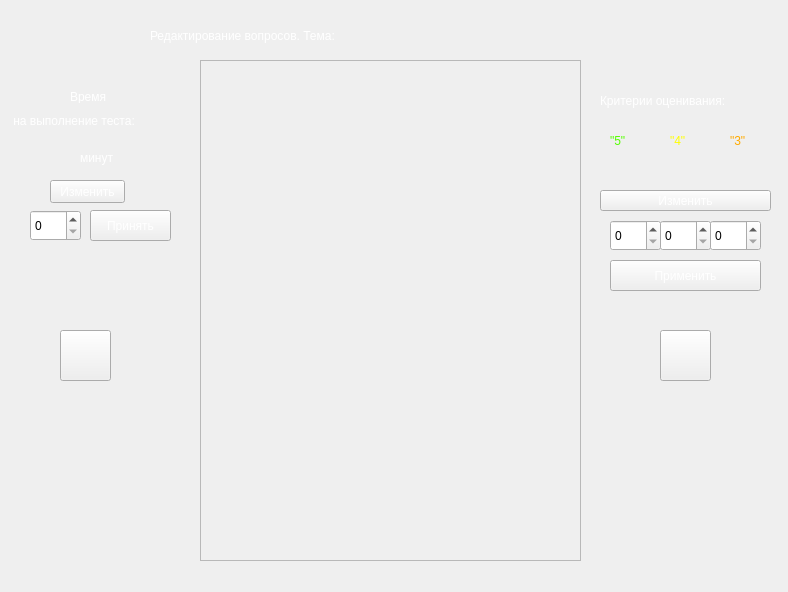
<?xml version="1.0" encoding="UTF-8"?>
<ui version="4.0">
 <class>quest_2</class>
 <widget class="QMainWindow" name="quest_2">
  <property name="geometry">
   <rect>
    <x>0</x>
    <y>0</y>
    <width>788</width>
    <height>592</height>
   </rect>
  </property>
  <property name="windowTitle">
   <string>Редактор вопросов</string>
  </property>
  <property name="styleSheet">
   <string notr="true">background-image: url(:/bg_image/images/Фон_1.PNG);</string>
  </property>
  <widget class="QWidget" name="centralwidget">
   <widget class="QLabel" name="label_3">
    <property name="geometry">
     <rect>
      <x>150</x>
      <y>20</y>
      <width>341</width>
      <height>31</height>
     </rect>
    </property>
    <property name="styleSheet">
     <string notr="true">font: 18pt &quot;Times New Roman&quot;;
color: rgb(255, 255, 255);
</string>
    </property>
    <property name="text">
     <string>Редактирование вопросов. Тема: </string>
    </property>
   </widget>
   <widget class="QPushButton" name="del">
    <property name="geometry">
     <rect>
      <x>60</x>
      <y>330</y>
      <width>51</width>
      <height>51</height>
     </rect>
    </property>
    <property name="styleSheet">
     <string notr="true">image: url(:/bg_image/Downloads/Remove-349235435.png);
image: url(:/bg_image/images/Remove-349235435.png);</string>
    </property>
    <property name="text">
     <string/>
    </property>
   </widget>
   <widget class="QScrollArea" name="scrollArea">
    <property name="geometry">
     <rect>
      <x>200</x>
      <y>60</y>
      <width>381</width>
      <height>501</height>
     </rect>
    </property>
    <property name="styleSheet">
     <string notr="true">background-image: url(:/bg_image/images/Фон_1.PNG);</string>
    </property>
    <property name="widgetResizable">
     <bool>true</bool>
    </property>
    <widget class="QWidget" name="scrollAreaWidgetContents">
     <property name="geometry">
      <rect>
       <x>0</x>
       <y>0</y>
       <width>379</width>
       <height>499</height>
      </rect>
     </property>
     <layout class="QGridLayout" name="gridLayout">
      <item row="0" column="0">
       <layout class="QVBoxLayout" name="verticalLayout"/>
      </item>
     </layout>
    </widget>
   </widget>
   <widget class="QPushButton" name="add">
    <property name="geometry">
     <rect>
      <x>660</x>
      <y>330</y>
      <width>51</width>
      <height>51</height>
     </rect>
    </property>
    <property name="styleSheet">
     <string notr="true">image: url(:/bg_image/images/plus_PNG84.png);</string>
    </property>
    <property name="text">
     <string/>
    </property>
   </widget>
   <widget class="QLabel" name="label">
    <property name="geometry">
     <rect>
      <x>490</x>
      <y>20</y>
      <width>281</width>
      <height>31</height>
     </rect>
    </property>
    <property name="styleSheet">
     <string notr="true">font: 18pt &quot;Times New Roman&quot;;
color: rgb(255, 255, 255);
</string>
    </property>
    <property name="text">
     <string/>
    </property>
   </widget>
   <widget class="QLabel" name="label_2">
    <property name="geometry">
     <rect>
      <x>10</x>
      <y>110</y>
      <width>181</width>
      <height>21</height>
     </rect>
    </property>
    <property name="styleSheet">
     <string notr="true">color: rgb(255, 255, 255);
font: 12pt &quot;Times New Roman&quot;;</string>
    </property>
    <property name="text">
     <string> на выполнение теста:</string>
    </property>
   </widget>
   <widget class="QLabel" name="time">
    <property name="geometry">
     <rect>
      <x>30</x>
      <y>140</y>
      <width>41</width>
      <height>31</height>
     </rect>
    </property>
    <property name="styleSheet">
     <string notr="true">color: rgb(255, 255, 255);
font: 18pt &quot;Times New Roman&quot;;</string>
    </property>
    <property name="text">
     <string/>
    </property>
   </widget>
   <widget class="QLabel" name="label_5">
    <property name="geometry">
     <rect>
      <x>80</x>
      <y>150</y>
      <width>91</width>
      <height>16</height>
     </rect>
    </property>
    <property name="styleSheet">
     <string notr="true">color: rgb(255, 255, 255);
font: 12pt &quot;Times New Roman&quot;;</string>
    </property>
    <property name="text">
     <string>минут</string>
    </property>
   </widget>
   <widget class="QPushButton" name="change">
    <property name="geometry">
     <rect>
      <x>50</x>
      <y>180</y>
      <width>75</width>
      <height>23</height>
     </rect>
    </property>
    <property name="styleSheet">
     <string notr="true">color: rgb(255, 255, 255);
font: 10pt &quot;Times New Roman&quot;;</string>
    </property>
    <property name="text">
     <string>Изменить</string>
    </property>
   </widget>
   <widget class="QSpinBox" name="spinBox">
    <property name="geometry">
     <rect>
      <x>30</x>
      <y>210</y>
      <width>51</width>
      <height>31</height>
     </rect>
    </property>
    <property name="styleSheet">
     <string notr="true">font: 16pt &quot;Times New Roman&quot;;</string>
    </property>
   </widget>
   <widget class="QPushButton" name="pushButton">
    <property name="geometry">
     <rect>
      <x>90</x>
      <y>210</y>
      <width>81</width>
      <height>31</height>
     </rect>
    </property>
    <property name="styleSheet">
     <string notr="true">font: 12pt &quot;Times New Roman&quot;;
color: rgb(255, 255, 255);</string>
    </property>
    <property name="text">
     <string>Принять</string>
    </property>
   </widget>
   <widget class="QLabel" name="label_4">
    <property name="geometry">
     <rect>
      <x>600</x>
      <y>90</y>
      <width>161</width>
      <height>21</height>
     </rect>
    </property>
    <property name="styleSheet">
     <string notr="true">color: rgb(255, 255, 255);
font: 12pt &quot;Times New Roman&quot;;</string>
    </property>
    <property name="text">
     <string>Критерии оценивания:</string>
    </property>
   </widget>
   <widget class="QLabel" name="label_6">
    <property name="geometry">
     <rect>
      <x>610</x>
      <y>130</y>
      <width>31</width>
      <height>21</height>
     </rect>
    </property>
    <property name="styleSheet">
     <string notr="true">font: 16pt &quot;Times New Roman&quot;;
color: rgb(85, 255, 0);</string>
    </property>
    <property name="text">
     <string>&quot;5&quot;</string>
    </property>
   </widget>
   <widget class="QLabel" name="label_7">
    <property name="geometry">
     <rect>
      <x>610</x>
      <y>160</y>
      <width>31</width>
      <height>21</height>
     </rect>
    </property>
    <property name="styleSheet">
     <string notr="true">font: 16pt &quot;Times New Roman&quot;;
color: rgb(255, 255, 255);</string>
    </property>
    <property name="text">
     <string/>
    </property>
   </widget>
   <widget class="QLabel" name="label_8">
    <property name="geometry">
     <rect>
      <x>670</x>
      <y>160</y>
      <width>31</width>
      <height>21</height>
     </rect>
    </property>
    <property name="styleSheet">
     <string notr="true">font: 16pt &quot;Times New Roman&quot;;
color: rgb(255, 255, 255);</string>
    </property>
    <property name="text">
     <string/>
    </property>
   </widget>
   <widget class="QLabel" name="label_9">
    <property name="geometry">
     <rect>
      <x>670</x>
      <y>130</y>
      <width>31</width>
      <height>21</height>
     </rect>
    </property>
    <property name="styleSheet">
     <string notr="true">font: 16pt &quot;Times New Roman&quot;;
color: rgb(255, 255, 0);</string>
    </property>
    <property name="text">
     <string>&quot;4&quot;</string>
    </property>
   </widget>
   <widget class="QPushButton" name="pushButton_4">
    <property name="geometry">
     <rect>
      <x>600</x>
      <y>190</y>
      <width>171</width>
      <height>21</height>
     </rect>
    </property>
    <property name="styleSheet">
     <string notr="true">color: rgb(255, 255, 255);</string>
    </property>
    <property name="text">
     <string>Изменить</string>
    </property>
   </widget>
   <widget class="QLabel" name="label_10">
    <property name="geometry">
     <rect>
      <x>730</x>
      <y>160</y>
      <width>31</width>
      <height>21</height>
     </rect>
    </property>
    <property name="styleSheet">
     <string notr="true">font: 16pt &quot;Times New Roman&quot;;
color: rgb(255, 255, 255);</string>
    </property>
    <property name="text">
     <string/>
    </property>
   </widget>
   <widget class="QLabel" name="label_11">
    <property name="geometry">
     <rect>
      <x>730</x>
      <y>130</y>
      <width>31</width>
      <height>21</height>
     </rect>
    </property>
    <property name="styleSheet">
     <string notr="true">font: 16pt &quot;Times New Roman&quot;;
color: rgb(255, 170, 0);</string>
    </property>
    <property name="text">
     <string>&quot;3&quot;</string>
    </property>
   </widget>
   <widget class="QLabel" name="label_12">
    <property name="geometry">
     <rect>
      <x>70</x>
      <y>90</y>
      <width>47</width>
      <height>13</height>
     </rect>
    </property>
    <property name="styleSheet">
     <string notr="true">color: rgb(255, 255, 255);
font: 12pt &quot;Times New Roman&quot;;</string>
    </property>
    <property name="text">
     <string>Время</string>
    </property>
   </widget>
   <widget class="QPushButton" name="pushButton_5">
    <property name="geometry">
     <rect>
      <x>610</x>
      <y>260</y>
      <width>151</width>
      <height>31</height>
     </rect>
    </property>
    <property name="styleSheet">
     <string notr="true">font: 12pt &quot;Times New Roman&quot;;
color: rgb(255, 255, 255);</string>
    </property>
    <property name="text">
     <string>Применить</string>
    </property>
   </widget>
   <widget class="QSpinBox" name="spinBox_2">
    <property name="geometry">
     <rect>
      <x>610</x>
      <y>220</y>
      <width>51</width>
      <height>31</height>
     </rect>
    </property>
    <property name="styleSheet">
     <string notr="true">font: 16pt &quot;Times New Roman&quot;;</string>
    </property>
   </widget>
   <widget class="QSpinBox" name="spinBox_3">
    <property name="geometry">
     <rect>
      <x>660</x>
      <y>220</y>
      <width>51</width>
      <height>31</height>
     </rect>
    </property>
    <property name="styleSheet">
     <string notr="true">font: 16pt &quot;Times New Roman&quot;;</string>
    </property>
   </widget>
   <widget class="QSpinBox" name="spinBox_4">
    <property name="geometry">
     <rect>
      <x>710</x>
      <y>220</y>
      <width>51</width>
      <height>31</height>
     </rect>
    </property>
    <property name="styleSheet">
     <string notr="true">font: 16pt &quot;Times New Roman&quot;;</string>
    </property>
   </widget>
  </widget>
 </widget>
 <resources/>
 <connections/>
</ui>
